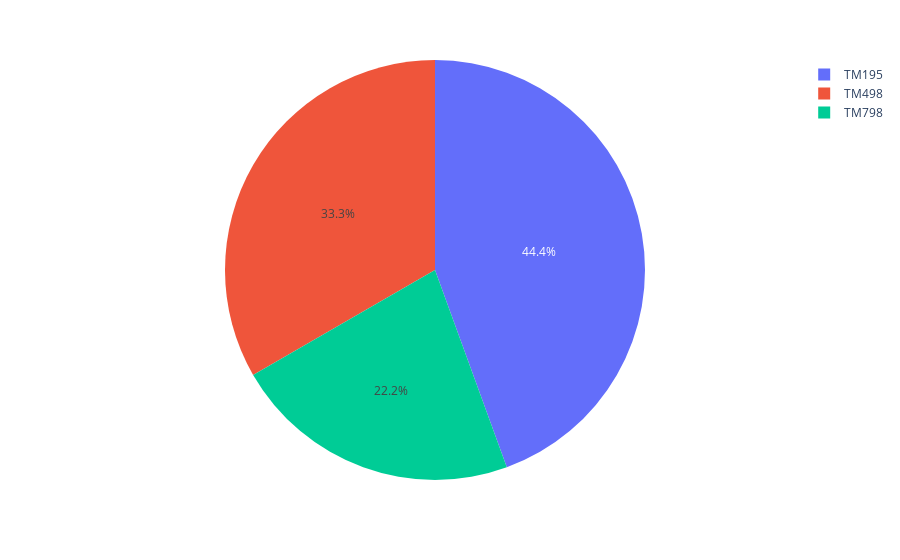

Notebook code cell kept with this figure:
### Code cell
import plotly.express as px
fig = px.pie(nn,names="Product")
fig

### Figure 1 — Plotly figure (JSON) as saved in the notebook; plotly's stock layout.template omitted (floating-point values rounded to 4 significant figures; data arrays with more than 128 entries replaced by an {"elided": "..."} marker saying what was removed)
{"data": [{"domain": {"x": [0, 1], "y": [0, 1]}, "hovertemplate": "Product=%{label}<extra></extra>", "labels": {"elided": "180 str values"}, "legendgroup": "", "name": "", "showlegend": true, "type": "pie"}], "layout": {"legend": {"tracegroupgap": 0}, "margin": {"t": 60}}}
